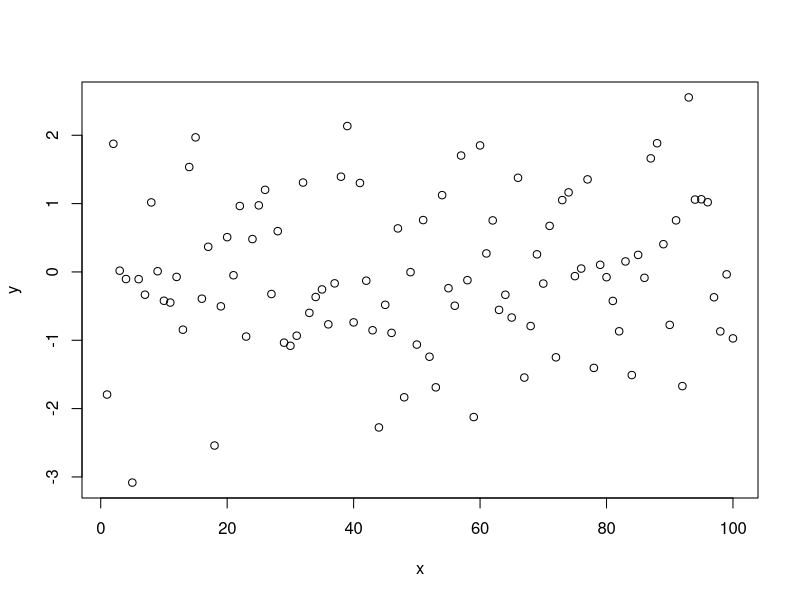

R code for this plot:
## ---- chunk 1
knitr::opts_chunk$set(echo = TRUE)
## ---- chunk 2
x <- 1:100
y <- rnorm(100)
## ---- chunk 3
plot(x, y)
## ---- chunk 4

